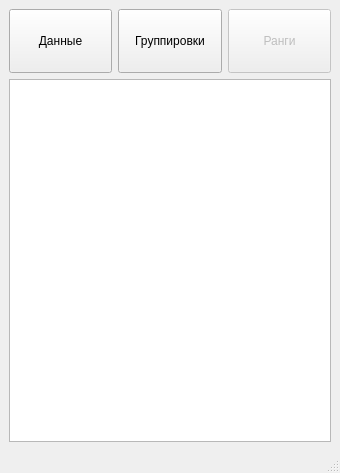
<?xml version="1.0" encoding="UTF-8"?>
<ui version="4.0">
 <class>MainWindow2</class>
 <widget class="QMainWindow" name="MainWindow2">
  <property name="geometry">
   <rect>
    <x>0</x>
    <y>0</y>
    <width>340</width>
    <height>473</height>
   </rect>
  </property>
  <property name="windowTitle">
   <string>MainWindow</string>
  </property>
  <widget class="QWidget" name="centralwidget">
   <layout class="QVBoxLayout" name="verticalLayout_2">
    <item>
     <layout class="QVBoxLayout" name="verticalLayout">
      <item>
       <layout class="QHBoxLayout" name="horizontalLayout_2">
        <item>
         <widget class="QPushButton" name="butt_data">
          <property name="minimumSize">
           <size>
            <width>0</width>
            <height>64</height>
           </size>
          </property>
          <property name="text">
           <string>Данные</string>
          </property>
         </widget>
        </item>
        <item>
         <widget class="QPushButton" name="but_group">
          <property name="minimumSize">
           <size>
            <width>0</width>
            <height>64</height>
           </size>
          </property>
          <property name="text">
           <string>Группировки</string>
          </property>
         </widget>
        </item>
        <item>
         <widget class="QPushButton" name="butt_rang">
          <property name="enabled">
           <bool>false</bool>
          </property>
          <property name="minimumSize">
           <size>
            <width>0</width>
            <height>64</height>
           </size>
          </property>
          <property name="text">
           <string>Ранги</string>
          </property>
         </widget>
        </item>
       </layout>
      </item>
      <item>
       <widget class="QTableView" name="tableView"/>
      </item>
     </layout>
    </item>
   </layout>
  </widget>
  <widget class="QMenuBar" name="menubar">
   <property name="geometry">
    <rect>
     <x>0</x>
     <y>0</y>
     <width>340</width>
     <height>22</height>
    </rect>
   </property>
  </widget>
  <widget class="QStatusBar" name="statusbar"/>
 </widget>
 <resources/>
 <connections/>
</ui>
